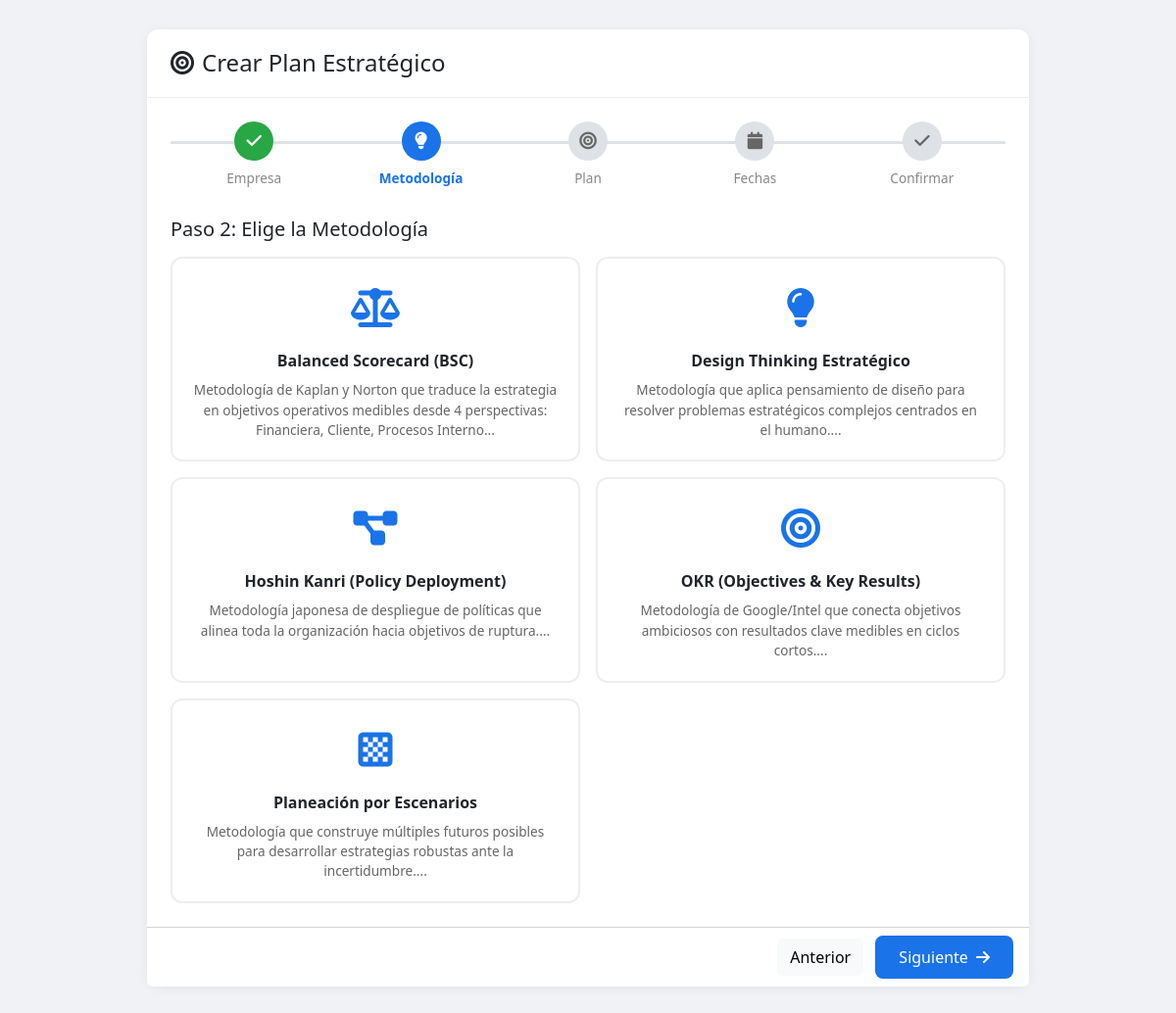
The app's page /pages/plan_wizard.php?step=2 with its own data.
### tables this page shows
CREATE TABLE plan_metodologias (
  metodologia_id INT AUTO_INCREMENT PRIMARY KEY,
  metodologia_nombre VARCHAR(150) NOT NULL UNIQUE,
  metodologia_descripcion TEXT,
  metodologia_fases_json JSON COMMENT 'Estructura de fases estándar de la metodología',
  metodologia_icono VARCHAR(50),
  metodologia_activo TINYINT(1) DEFAULT 1,
  metodologia_referencia_url VARCHAR(500),
  created_at TIMESTAMP DEFAULT CURRENT_TIMESTAMP
);

### lib/EstrateGiaCore.php (called while the page is built, shortened)
<?php
class EstrateGiaCore {
    private static $instance = null;
    private $pdo;
    private $config;
    private function __construct() {
        $this->config = [
            'db_host'     => 'localhost',
            'db_name'     => 'estrategia_v1',
            'db_user'     => 'emilio',
            'db_pass'     => 's1gma',
            'db_charset'  => 'utf8mb4',
            'timezone'    => 'America/Bogota',
            'debug_mode'  => false,
            'log_queries' => false,
            'jwt_secret'  => 'Estr@teG1A_2025_S3cr3t_K3y!',
            'jwt_expire'  => 28800,
            'encrypt_key' => '3str4t3G1A_AES_256_C0R3',
            'app_name'    => 'EstrateGIA',
            'app_version' => '1.0.0',
            'api_base_url'=> '/api',
            'upload_dir'  => __DIR__ . '/../uploads/',
            'log_dir'     => __DIR__ . '/../logs/',
            'cache_ttl'   => 3600
        ];
    }
    public static function getInstance(): self {
        if (self::$instance === null) {
            self::$instance = new self();
        }
        return self::$instance;
    }
    private function conectarDB(): void {
        try {
            $dsn = sprintf(
                'mysql:host=%s;dbname=%s;charset=%s',
                $this->config['db_host'],
                $this->config['db_name'],
                $this->config['db_charset']
            );
            $options = [
                PDO::ATTR_ERRMODE            => PDO::ERRMODE_EXCEPTION,
                PDO::ATTR_DEFAULT_FETCH_MODE  => PDO::FETCH_ASSOC,
                PDO::ATTR_EMULATE_PREPARES    => false,
                1002  => "SET NAMES {$this->config['db_charset']}",
                PDO::ATTR_PERSISTENT          => false
            ];
            $this->pdo = new PDO(
                $dsn,
                $this->config['db_user'],
                $this->config['db_pass'],
                $options
            );
        } catch (PDOException $e) {
            $this->logError('DB Connection', $e->getMessage());
            throw new RuntimeException('Error de conexión a la base de datos: ' . $e->getMessage());
        }
    }
    private function inicializarDirectorios(): void {
        $dirs = [$this->config['upload_dir'], $this->config['log_dir']];
    }
    public function fetchAll(string $sql, array $params = []): array {
        $stmt = $this->pdo->prepare($sql);
        $stmt->execute();
        return $stmt->fetchAll();
    }
}

### lib/PlanManager.php (called while the page is built, shortened)
<?php
require_once __DIR__ . '/EstrateGiaCore.php';
class PlanManager {
    private $core;
    public function __construct() {
        $this->core = EstrateGiaCore::getInstance();
    }
    public function getMetodologias(bool $activas = true): array {
        $sql = 'SELECT * FROM plan_metodologias';
        if ($activas) $sql .= ' WHERE metodologia_activo = 1';
        $sql .= ' ORDER BY metodologia_nombre';
        return $this->core->fetchAll($sql);
    }
}

### pages/plan_wizard.php (the view, shortened to what this page needs)
<?php
require_once __DIR__ . '/../lib/PlanManager.php';
$planManager = new PlanManager();
$empresas = $planManager->getEmpresas();
$metodologias = $planManager->getMetodologias();
$step = $_GET['step'] ?? 1;
$step = max(1, min(5, (int)$step));
?>
<!DOCTYPE html>
<html lang="es">
<head>
    <link href="https://cdn.jsdelivr.net/npm/bootstrap@5.3.0/dist/css/bootstrap.min.css" rel="stylesheet">
    <link rel="stylesheet" href="https://cdnjs.cloudflare.com/ajax/libs/font-awesome/6.4.0/css/all.min.css">
</head>
<body>
<div class="wizard-container">
    <div class="card">
        <div class="card-header">
            <h4 class="mb-0"><i class="fas fa-bullseye me-2"></i>Crear Plan Estratégico</h4>
        </div>
        <div class="card-body">
            <div class="wizard-steps" style="position: relative;">
                <?php
                $steps = [
                    1 => ['icon' => 'fa-building', 'label' => 'Empresa'],
                    2 => ['icon' => 'fa-lightbulb', 'label' => 'Metodología'],
                    3 => ['icon' => 'fa-bullseye', 'label' => 'Plan'],
                    4 => ['icon' => 'fa-calendar', 'label' => 'Fechas'],
                    5 => ['icon' => 'fa-check', 'label' => 'Confirmar'],
                ];
                foreach ($steps as $num => $s):
                    $cls = $num < $step ? 'completed' : ($num === $step ? 'active' : '');
                ?>
                <div class="wizard-step <?= $cls ?>">
                    <div class="step-number">
                        <?= $num < $step ? '<i class="fas fa-check"></i>' : "<i class=\"fas {$s['icon']}\"></i>" ?>
                    </div>
                    <div class="step-label"><?= $s['label'] ?></div>
                </div>
                <?php endforeach; ?>
            </div>
            <?php if ($step === 1): ?>
                <h5 class="mb-3">Paso 1: Selecciona la Empresa</h5>
                <div class="row g-3">
                    <?php foreach ($empresas as $empresa): ?>
                    <div class="col-md-6">
                        <div class="method-card" onclick="selectCompany(<?= $empresa['empresa_id'] ?>)">
                            <div class="method-icon"><i class="fas fa-building"></i></div>
                            <div class="method-name"><?= htmlspecialchars($empresa['empresa_nombre']) ?></div>
                            <div class="method-desc">
                                <?= htmlspecialchars($empresa['empresa_razon_social'] ?? '') ?><br>
                                <small>Sector: <?= htmlspecialchars($empresa['sector_nombre'] ?? 'General') ?></small>
                            </div>
                        </div>
                    </div>
                    <?php endforeach; ?>
                </div>
            <?php elseif ($step === 2): ?>
                <h5 class="mb-3">Paso 2: Elige la Metodología</h5>
                <div class="row g-3">
                    <?php foreach ($metodologias as $met): ?>
                    <div class="col-md-6">
                        <div class="method-card" onclick="selectMethod(<?= $met['metodologia_id'] ?>)">
                            <div class="method-icon"><i class="fas <?= htmlspecialchars($met['metodologia_icono'] ?? 'fa-circle') ?>"></i></div>
                            <div class="method-name"><?= htmlspecialchars($met['metodologia_nombre']) ?></div>
                            <div class="method-desc"><?= htmlspecialchars(substr($met['metodologia_descripcion'] ?? '', 0, 150)) ?>...</div>
                        </div>
                    </div>
                    <?php endforeach; ?>
                </div>
            <?php endif; ?>
        </div>
        <div class="card-footer text-end bg-white">
            <?php if ($step > 1): ?>
                <a href="?step=<?= $step - 1 ?>" class="btn btn-light me-2">Anterior</a>
            <?php endif; ?>
            <?php if ($step < 5): ?>
                <a href="?step=<?= $step + 1 ?>" class="btn btn-primary">Siguiente <i class="fas fa-arrow-right ms-1"></i></a>
            <?php else: ?>
                <button class="btn btn-success btn-lg">
                    <i class="fas fa-magic me-2"></i>Crear Plan con IA
                </button>
            <?php endif; ?>
        </div>
    </div>
</div>
</body>
</html>

### pages/plan_wizard.php (style rules this page uses)
body { background: #f0f2f5; font-family: 'Segoe UI', sans-serif; }
.wizard-container { max-width: 900px; margin: 30px auto; }
.wizard-steps { display: flex; margin-bottom: 30px; position: relative; }
.wizard-step { flex: 1; text-align: center; position: relative; z-index: 1; }
.wizard-step .step-number { width: 40px; height: 40px; border-radius: 50%; background: #dee2e6; color: #666; display: flex; align-items: center; justify-content: center; margin: 0 auto 8px; font-weight: 700; font-size: 1.1rem; }
.wizard-step.active .step-number { background: #1a73e8; color: #fff; }
.wizard-step.completed .step-number { background: #28a745; color: #fff; }
.wizard-step .step-label { font-size: 0.85rem; color: #888; font-weight: 500; }
.wizard-step.active .step-label { color: #1a73e8; font-weight: 700; }
.card { border-radius: 12px; border: none; box-shadow: 0 2px 12px rgba(0,0,0,0.06); }
.card-header { background: white; border-bottom: 1px solid #eee; border-radius: 12px 12px 0 0 !important; padding: 20px 24px; }
.card-body { padding: 24px; }
.btn-primary { background: #1a73e8; border: none; padding: 10px 24px; border-radius: 8px; }
.method-card { border: 2px solid #eee; border-radius: 12px; padding: 20px; cursor: pointer; transition: all 0.2s; text-align: center; height: 100%; }
.method-card .method-icon { font-size: 2.5rem; margin-bottom: 12px; color: #1a73e8; }
.method-card .method-name { font-weight: 700; margin-bottom: 8px; }
.method-card .method-desc { font-size: 0.85rem; color: #666; }

### records on screen
plan_metodologias: metodologia_nombre "Balanced Scorecard (BSC)", metodologia_descripcion "Metodología de Kaplan y Norton que traduce la estrategia en objetivos operativos medibles desde 4 perspectivas: Financiera, Cliente, Procesos Interno"
plan_metodologias: metodologia_nombre "Design Thinking Estratégico", metodologia_descripcion "Metodología que aplica pensamiento de diseño para resolver problemas estratégicos complejos centrados en el humano."
plan_metodologias: metodologia_nombre "Hoshin Kanri (Policy Deployment)", metodologia_descripcion "Metodología japonesa de despliegue de políticas que alinea toda la organización hacia objetivos de ruptura."
plan_metodologias: metodologia_nombre "OKR (Objectives & Key Results)", metodologia_descripcion "Metodología de Google/Intel que conecta objetivos ambiciosos con resultados clave medibles en ciclos cortos."
plan_metodologias: metodologia_nombre "Planeación por Escenarios", metodologia_descripcion "Metodología que construye múltiples futuros posibles para desarrollar estrategias robustas ante la incertidumbre."

### other values on screen
$s['label'] "Empresa"
$s['label'] "Metodología"
$s['label'] "Plan"
$s['label'] "Fechas"
$s['label'] "Confirmar"
